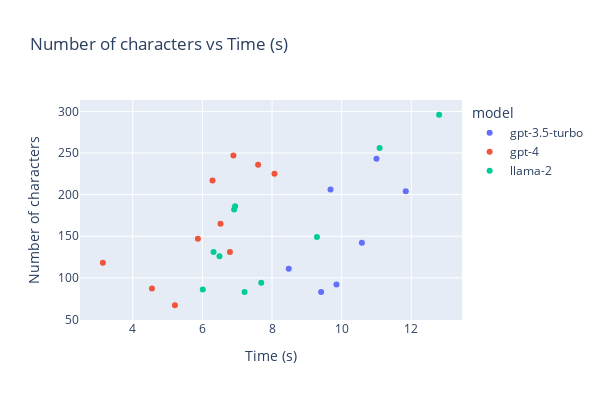

Here is the notebook cell this chart was saved with:
### Markdown cell above
Plotting time taken for each response to generate for each model with respect to the number of characters in each response.

### Code cell
fig = px.scatter(df,
                 x='duration',
                 y='num_chars',
                 color='model',
                 title='Number of characters vs Time (s)',
                 labels={'num_chars': 'Number of characters', 'duration': 'Time (s)'})

fig.update_layout(height=400, width=600)
fig.show()

### Figure 1 — Plotly figure (JSON) as saved in the notebook; plotly's stock layout.template omitted (floating-point values rounded to 4 significant figures)
{"data": [{"hovertemplate": "model=gpt-3.5-turbo<br>Time (s)=%{x}<br>Number of characters=%{y}<extra></extra>", "legendgroup": "gpt-3.5-turbo", "marker": {"color": "#636efa", "symbol": "circle"}, "mode": "markers", "name": "gpt-3.5-turbo", "orientation": "v", "showlegend": true, "type": "scatter", "x": [8.48, 11, 9.85, 9.41, 11.84, 9.68, 10.58], "xaxis": "x", "y": [111, 243, 92, 83, 204, 206, 142], "yaxis": "y"}, {"hovertemplate": "model=gpt-4<br>Time (s)=%{x}<br>Number of characters=%{y}<extra></extra>", "legendgroup": "gpt-4", "marker": {"color": "#EF553B", "symbol": "circle"}, "mode": "markers", "name": "gpt-4", "orientation": "v", "showlegend": true, "type": "scatter", "x": [3.14, 6.52, 6.89, 5.21, 6.29, 4.55, 7.6, 6.79, 8.07, 5.87], "xaxis": "x", "y": [118, 165, 247, 67, 217, 87, 236, 131, 225, 147], "yaxis": "y"}, {"hovertemplate": "model=llama-2<br>Time (s)=%{x}<br>Number of characters=%{y}<extra></extra>", "legendgroup": "llama-2", "marker": {"color": "#00cc96", "symbol": "circle"}, "mode": "markers", "name": "llama-2", "orientation": "v", "showlegend": true, "type": "scatter", "x": [6.01, 11.09, 12.8, 7.69, 7.21, 6.32, 6.91, 6.49, 6.94, 9.29], "xaxis": "x", "y": [86, 256, 296, 94, 83, 131, 182, 126, 186, 149], "yaxis": "y"}], "layout": {"height": 400, "legend": {"title": {"text": "model"}, "tracegroupgap": 0}, "title": {"text": "Number of characters vs Time (s)"}, "width": 600, "xaxis": {"anchor": "y", "domain": [0, 1], "title": {"text": "Time (s)"}}, "yaxis": {"anchor": "x", "domain": [0, 1], "title": {"text": "Number of characters"}}}}
